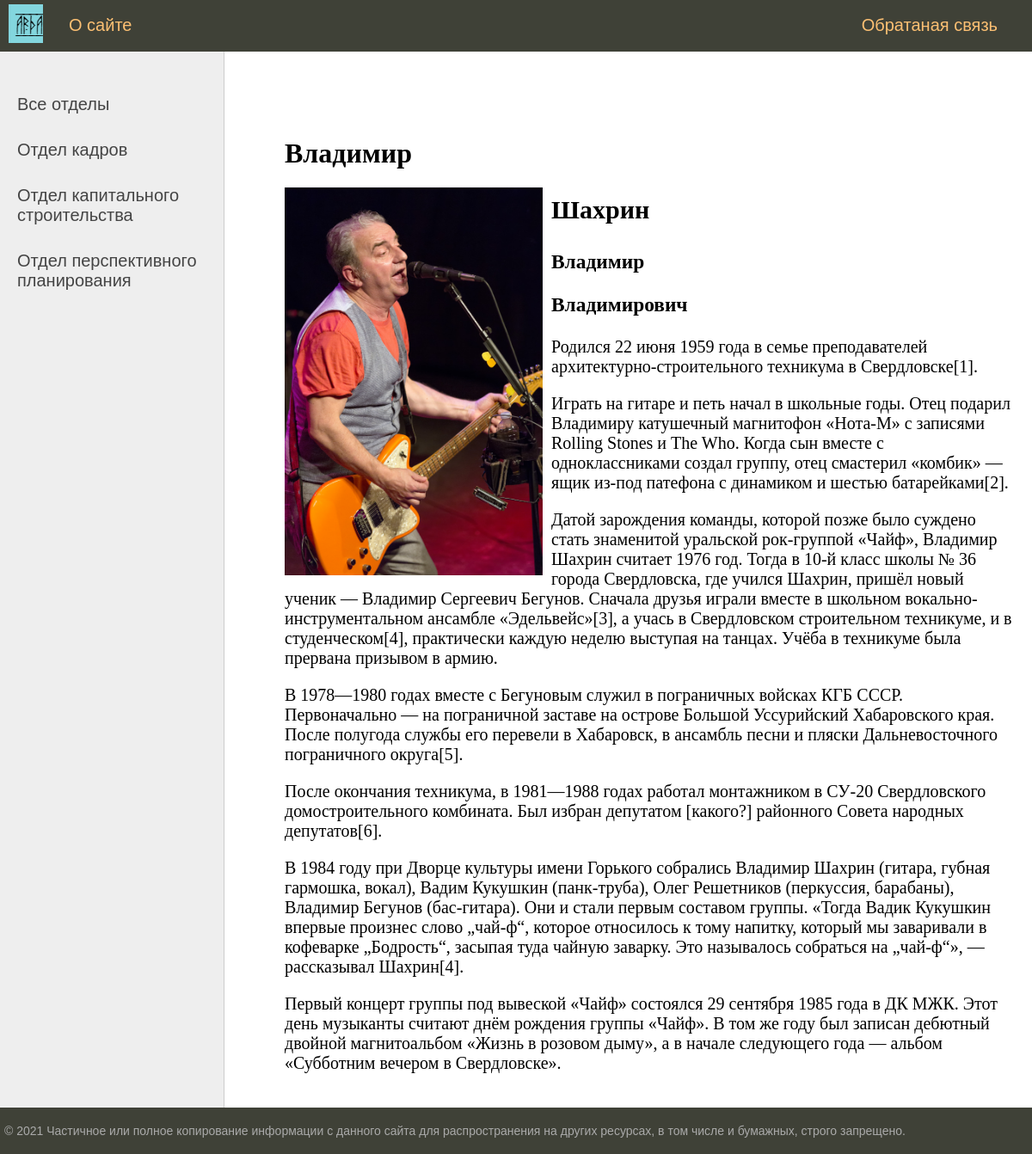
The page /userinfo/shahrin/ on the database its author committed.
### user/models.py (models this page shows, shortened)
class Group(models.Model):
    name = models.CharField(max_length=255, db_index=True, verbose_name='Отдел')
    slug = models.SlugField(max_length=255, unique=True, db_index=True, verbose_name='URL')
    def get_absolute_url(self):
        return reverse('group', kwargs={'group_slug': self.slug})
    class Meta:
        verbose_name = 'Отделы'
        verbose_name_plural = 'Отделы'
        ordering = ['id']

class User(models.Model):
    name = models.CharField(max_length=25, verbose_name='Имя')
    slug = models.SlugField(max_length=255, unique=True, db_index=True, verbose_name='URL')
    patronymic = models.CharField(max_length=30, verbose_name='Отчество')
    surname = models.CharField(max_length=35, verbose_name='Фамилия')
    sex = models.CharField(max_length=10, verbose_name='Пол')
    autobiography = models.TextField(blank=True, verbose_name='Автобиография')
    photo = models.ImageField(upload_to='photo/%Y/%m/%d/', verbose_name='Фото')
    time_create = models.DateTimeField(auto_now_add=True, verbose_name='Дата создания')
    time_update = models.DateTimeField(auto_now=True, verbose_name='Дата изменения')
    group = models.ForeignKey('Group', on_delete=models.CASCADE, verbose_name='Группа')
    def __str__(self):
        return self.name
    class Meta:
        verbose_name = 'Сотрудники'
        verbose_name_plural = 'Сотрудники'
        ordering = ['time_create', 'name']

### user/views.py (the view)
# urls.py: path('userinfo/<slug:user_slug>/', ShowUser.as_view(), name='user_inf'),
class ShowUser(DataMixin, DetailView):
    model = User
    template_name = 'user/user.html'
    slug_url_kwarg = 'user_slug'
    def get_context_data(self, **kwargs):
        context = super().get_context_data(**kwargs)
        c_def = self.get_user_context(title=context['user'])
        return dict(list(context.items()) + list(c_def.items()))

### user/utils.py (called while the page is built)
    def get_user_context(self, **kwargs):
        context = kwargs
        groups = Group.objects.annotate(Count('user'))
        user_menu = menu.copy()
        if not self.request.user.is_authenticated:
            user_menu.pop(1)
        context['menu'] = user_menu
        context['groups'] = groups
        if 'group_selected' not in context:
            context['group_selected'] = 0
        return context

### user/templates/user/user.html
{% extends 'user/base.html' %}
{% block content %}
<h1>{{ user.name }}</h1>
{% if user.photo %}
<p><img class="img-article-left" src="{{user.photo.url}}"></p>
{% endif %}
<h2>{{ user.surname|linebreaks }}</h2>
<h3>{{ user.name|linebreaks }}</h3>
<h3>{{ user.patronymic|linebreaks }}</h3>
{{ user.autobiography|linebreaks }}
{% endblock %}

### user/templates/user/base.html (shortened to what this page needs)
{% load static %}
{% load user_tags %}
<!DOCTYPE html>
<html>
<head>
	<link type="text/css" href="{% static 'user/css/style.css' %}" rel="stylesheet" />
</head>
<body>
<table class="table-page" border=0 cellpadding="0" cellspacing="0">
<tr><td valign=top>
{% block mainmenu %}
		<div class="header">
			<ul id="mainmenu" class="mainmenu">
			<li class="logo"><a href="{% url 'home' %}"><div class="logo"></div></a></li>
{% for m in menu %}
	{% if not forloop.last %}
			<li><a href="{% url m.url_name %}">{{m.title}}</a></li>
	{% else %}
			<li class="last"><a href="{% url m.url_name %}">{{m.title}}</a></li>
	{% endif %}
{% endfor %}
			</ul>
		</div>
{% endblock mainmenu %}
<table class="table-content" border=0 cellpadding="0" cellspacing="0">
<tr>
	<td valign="top" class="left-chapters">
	<ul id="leftchapters">
{% if cat_selected == 0 %}
		<li class="selected">Все отделы</li>
{% else %}
		<li><a href="{% url 'home' %}">Все отделы</a></li>
{% endif %}
{% for c in groups %}
{% if c.user__count > 0 %}
	{% if c.pk == cat_selected %}
		<li class="selected">{{c.name}}</li>
	{% else %}
		<li><a href="{{ c.get_absolute_url }}">{{c.name}}</a></li>
	{% endif %}
{% endif %}
{% endfor %}
	</ul>
</td>
<td valign="top" class="content">
	<div class="content-text">
{% block content %}
{% endblock %}
	</div>
</td></tr></table>
</td></tr>
<tr><td valign=top>
	<div id="footer">
		<p>&copy; 2021 Частичное или полное копирование информации с данного сайта для распространения на других ресурсах, в том числе и бумажных, строго запрещено.</p>
	</div>
</td></tr></table>
</body>
</html>

### user/static/user/css/style.css (style rules this page uses)
html, body { font-family: 'Arial'; margin: 0; padding: 0; height: 100%; width: 100%; color: #444; }
a { color: #0059b2; text-decoration: none; }
img { max-width: 600px; height: auto; }
img.img-article-left { max-width: 300px; height: auto; float: left; padding: 0 10px 10px 0; }
.table-page { width: 100%; height: 100%; vertical-align: top; }
.table-page tr { height: 100%; }
.header { background: #3F4137; height: 60px; }
.logo { background: url('../images/logo.png') no-repeat 10px 5px; width: 50px; height: 50px; }
ul.mainmenu { list-style: none; margin: 0; padding: 0; height: 60px; color: #58e36e; font-size: 20px; overflow: hidden; }
ul.mainmenu li { float: left; margin: 18px 40px 0 30px; }
ul.mainmenu li.logo { margin: 0; }
ul.mainmenu li.last { float: right; }
ul.mainmenu li a { color: #fdc073; text-decoration: none; }
.table-content { width: 100%; min-height: 100%; height: 100%; }
.left-chapters { margin: 0; background: #eee; border-right: 1px solid #ccc; min-height: 100%; }
.left-chapters ul { width: 230px; min-height: 100%; margin: 0; padding: 20px 10px 10px 20px; list-style: none; font-size: 20px; }
.left-chapters ul li { margin: 30px 0 0 0; color: #999; }
.left-chapters ul li a { color: #444; text-decoration: none; }
.content { padding: 40px 20px 20px 40px; width: 100%; box-sizing: border-box; }
.content-text { margin: 60px 0 0 30px; color: #000; font-size: 20px; font-family: Yandex Sans Display Light; }
.content-text h1 { font-size: 32px; }
#footer { box-sizing: border-box; background: #3F4137; padding: 5px; color: #aaa; font-size: 14px; font-family: Verdana, Geneva, Arial, Helvetica; text-align: left; overflow: hidden; }

### rows shown on the page
Group: name "Отдел кадров"
Group: name "Отдел капитального строительства"
Group: name "Отдел перспективного планирования"
User: name "Владимир", photo (picture), surname "Шахрин", patronymic "Владимирович", autobiography "Родился 22 июня 1959 года в семье преподавателей архитектурно-строительного техникума в Свердловске[1]. Играть на гитаре и петь начал в школьные годы. Отец подарил Владимиру катушечный магнитофон «Нота-М» с записями Rolling Stones и The Who. Когда сын вместе с одноклассниками создал группу, отец смастерил «комбик» — ящик из-под патефона с динамиком и шестью батарейками[2]. Датой зарождения команды, которой позже было суждено стать знаменитой уральской рок-группой «Чайф», Владимир Шахрин считает 1976 год. Тогда в 10-й класс школы № 36 города Свердловска, где учился Шахрин, пришёл новый ученик — Владимир Сергеевич Бегунов. Сначала друзья играли вместе в школьном вокально-инструментальном…"

### other values the page prints
{{ m.title }} "О сайте"
{{ m.title }} "Обратаная связь"
